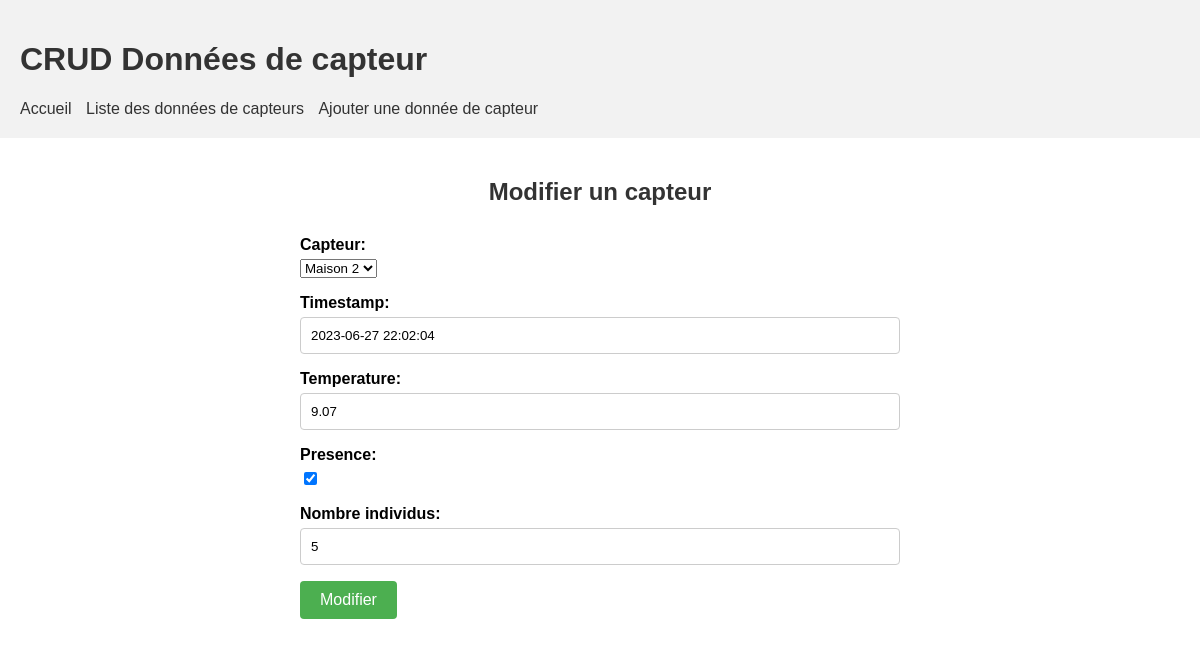
Screenshot of /collecte/collecte/donnees/modifier/1655/ with the database file from the repository.
### collecte/models.py (models this page shows, shortened)
class Donnee(models.Model):
    id = models.AutoField(primary_key=True)
    capteur = models.ForeignKey('Capteur', on_delete=models.CASCADE)
    timestamp = models.DateTimeField(default=timezone.now)
    temperature = models.FloatField(max_length=5)
    presence = models.BooleanField(default=False)
    nombre_individus = models.IntegerField(default=0)

### collecte/views.py (the view)
# urls.py: path('collecte/donnees/modifier/<int:pk>/', views.modifier_donnee, name='modifier_donnee'),
def modifier_donnee(request, pk):
    donnee = get_object_or_404(Donnee, pk=pk)
    if request.method == 'POST':
        form = DonneeForm(request.POST, instance=donnee)
        if form.is_valid():
            form.save()
            return redirect('liste_donnees')
    else:
        form = DonneeForm(instance=donnee)
    return render(request, 'collecte/modifier_donnee.html', {'form': form})

### collecte/forms.py
class DonneeForm(forms.ModelForm):
    class Meta:
        model = Donnee
        fields = ['capteur', 'timestamp', 'temperature', 'presence', 'nombre_individus']

### collecte/models.py (called while the page is built)
    def __str__(self):
        return self.nom

### collecte/templates/collecte/modifier_donnee.html (shortened to what this page needs)
<!DOCTYPE html>
<html>
<head>
    {% load static %}
    <link rel="stylesheet" type="text/css" href="{% static 'css/style2.css' %}">
</head>
<body>
  <header>
    <h1>CRUD Données de capteur</h1>
    <nav>
        <ul>
            <li><a href="{% url 'index' %}">Accueil</a></li>
            <li><a href="{% url 'liste_donnees' %}">Liste des données de capteurs</a></li>
            <li><a href="{% url 'ajouter_donnee' %}">Ajouter une donnée de capteur</a></li>
        </ul>
    </nav>
  </header>
  {% block content %}
    <div class="container">
      <h2 class="form-title">Modifier un capteur</h2>
      <form method="post">
        {{ form.as_p }}
        <button type="submit">Modifier</button>
      </form>
    </div>
    {% endblock %}
</body>
</html>

### collecte/static/css/style2.css (style rules this page uses)
body { font-family: Arial, sans-serif; margin: 0; padding: 0; }
.container { max-width: 600px; margin: 0 auto; padding: 20px; }
h2 { color: #333; margin-bottom: 20px; }
label { display: block; font-weight: bold; margin-bottom: 5px; }
input[type="text"], input[type="number"], input[type="email"], textarea { width: 100%; padding: 10px; border: 1px solid #ccc; border-radius: 4px; box-sizing: border-box; }
button { background-color: #4CAF50; color: #fff; border: none; padding: 10px 20px; text-align: center; text-decoration: none; display: inline-block; font-size: 16px; cursor: pointer; border-radius: 4px; }
.form-title { text-align: center; font-size: 24px; margin-bottom: 30px; }
header { background-color: #f2f2f2; padding: 20px; }
h1 { color: #333; }
nav ul { list-style-type: none; margin: 0; padding: 0; }
nav li { display: inline-block; margin-right: 10px; }
nav a { text-decoration: none; color: #333; }

### rows the page displays
Donnee: capteur "Maison 2", timestamp "2023-06-27 22:02:04", temperature "9.07", presence "☑", nombre_individus "5"
